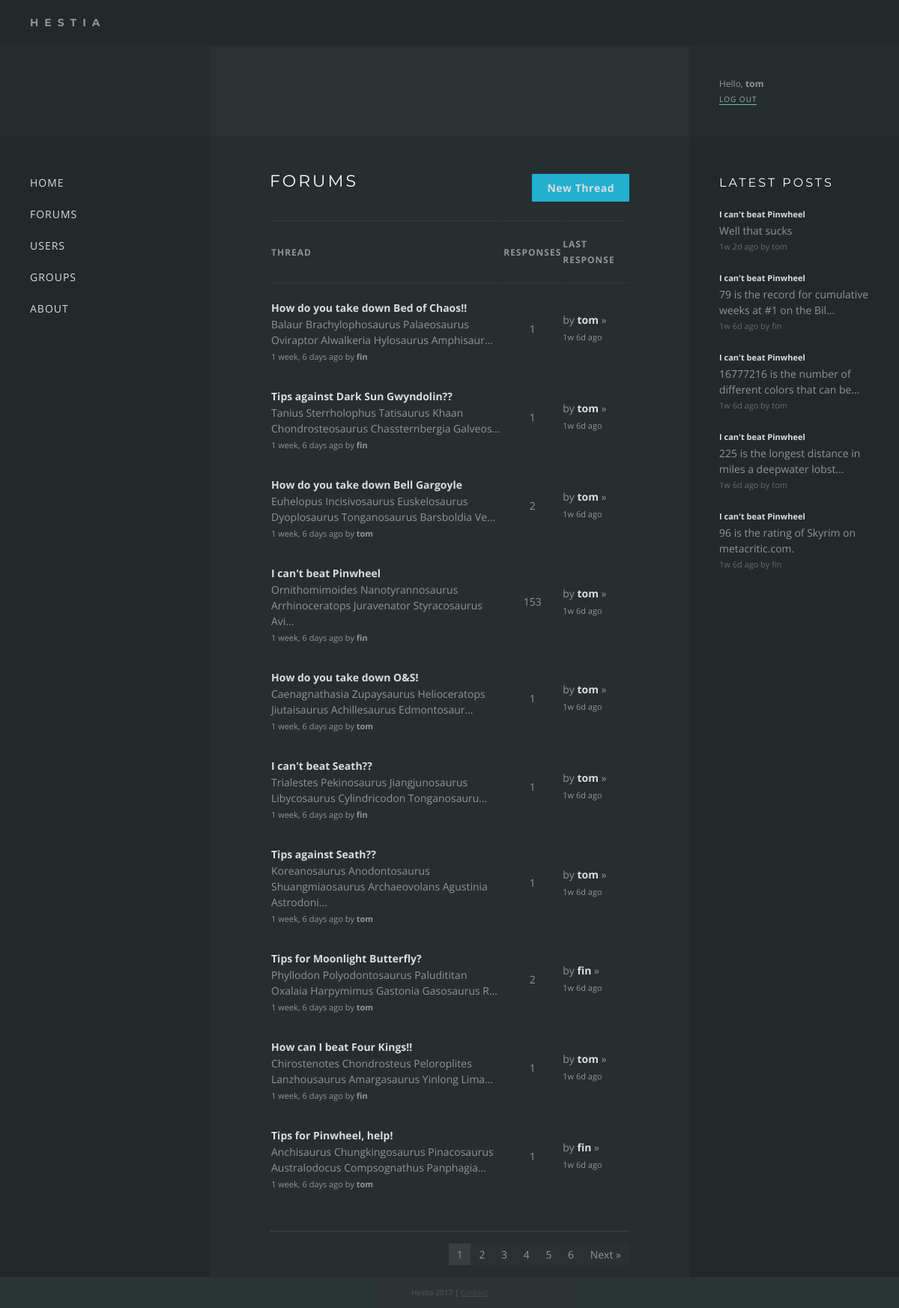
/forums/ (signed in), run on the app's committed database.
### forums/models.py (models this page shows, shortened)
class Response(models.Model):
    thread = models.ForeignKey(Thread, on_delete=models.CASCADE)
    poster = models.ForeignKey(settings.AUTH_USER_MODEL)
    message = models.CharField(max_length=200)
    posted = models.DateTimeField('date posted')

class Thread(models.Model):
    title = models.CharField(max_length=200)
    message = models.CharField(max_length=200)
    posted = models.DateTimeField('date posted')
    poster = models.ForeignKey(settings.AUTH_USER_MODEL, null=True)
    def was_posted_recently(self):
        now = timezone.now()
        return now - datetime.timedelta(days=1) <= self.posted <= now
    was_posted_recently.posted  = True
    was_posted_recently.boolean = True
    was_posted_recently.short_description = 'Published recently?'

### forums/views.py (the view)
def index(request):
    sql = '''
        SELECT t.*,
           r.num_responses,
           tu.username AS thread_poster,
           ru.username AS response_poster,
           CASE
               WHEN r.posted IS NULL THEN t.posted
               ELSE r.posted
           END AS last_touch
        FROM forums_thread t
        LEFT JOIN
          (SELECT r.*,
                  COUNT(*) AS num_responses
           FROM forums_response r
           GROUP BY thread_id
           ORDER BY posted DESC) r ON t.id = thread_id
        LEFT JOIN
          (SELECT username,
                  id
           FROM auth_user) tu ON tu.id = t.poster_id
        LEFT JOIN
          (SELECT username,
                  id
           FROM auth_user) ru ON ru.id = r.poster_id
        ORDER BY last_touch DESC'''
    with connection.cursor() as cursor:
        cursor.execute(sql)
        threads = dictfetchall(cursor)
    for thread in threads:
        try:
            thread['last_touch'] = datetime.strptime(thread['last_touch'], '%Y-%m-%d %H:%M:%S.%f')
        except ValueError:
            thread['last_touch'] = datetime.strptime(thread['last_touch'], '%Y-%m-%d %H:%M:%S')
    threads_all = threads
    paginator = Paginator(threads_all, 10)
    page = request.GET.get('page')
    try:
        threads = paginator.page(page)
    except PageNotAnInteger:
        threads = paginator.page(1)
    except EmptyPage:
        threads = paginator.page(paginator.num_pages)
    form = ResponseForm()
    page_numbers = range(1, paginator.num_pages + 1)
    return render(request, 'forums/index.html', {'threads':threads, 'page_numbers':page_numbers})

### forums/views.py (called while the page is built)
def dictfetchall(cursor):
    desc = cursor.description
    return [
        dict(zip([col[0] for col in desc], row))
        for row in cursor.fetchall()
    ]

### forums/templates/forums/index.html (shortened to what this page needs)
{% extends "base.html" %}
{% load timesinceshort %}
{% block content %}
    <h1>{% block title %}Forums{% endblock %}</h1>
    <a href="/forums/new" class="button button-primary new">New Thread</a>
    {% if threads %}
    <table class="threads">
        <thead>
            <tr>
                <td>Thread</td>
                <td>Responses</td>
                <td>Last Response</td>
            </tr>
        </thead>
        <tbody>
            {% for thread in threads %}
            <tr>
                <td class="thread">
                    <a href="/forums/{{ thread.id }}/">
                        <div class="title">{{ thread.title }}</div><br>
                        <div class="preview">{{ thread.message|striptags|truncatechars:80 }}</div><br>
                        <div class="posted">{{ thread.posted|timesince }} ago by <b>{{ thread.thread_poster }}</b></div><br>
                    </a>
                </td>
                <td class="responses"><a href="/forums/{{ thread.id }}/">{{ thread.num_responses|default:'-' }}</a></td>
                <td class="last-reply">
                    {% if thread.response_poster %}
                        <a href="/forums/{{ thread.id }}/#bottom">by <b>{{ thread.response_poster }}</b> &raquo;<br /><span class="text-small">{{ thread.last_touch|timesinceshort }} ago</span></a>
                    {% else %}
                        -
                    {% endif %}
                </td>
            </tr>
            {% endfor %}
        </tbody>
    </table>
    {% else %}
        <p>No threads</p>
    {% endif %}
    <div class="pagination">
        <span class="step-links">
            {% if threads.paginator.num_pages > 6 %}
                {% if threads.number < 3 %}
                    <a href="?page=1" class="{% if threads.number == 1 %}active{% endif %}">1</a>
                    <a href="?page=2" class="{% if threads.number == 2 %}active{% endif %}">2</a>
                    <a href="?page=3" class="{% if threads.number == 3 %}active{% endif %}">3</a>
                    <a href="">&hellip;</a>
                    <a href="?page={{ threads.paginator.num_pages }}">{{ threads.paginator.num_pages }}</a>
                {% else %}
                    {% if threads.number > threads.paginator.num_pages|add:"-2" %}
                        <a href="?page=1">1</a>
                        <a href="">&hellip;</a>
                        <a href="?page={{ threads.paginator.num_pages|add:"-2" }}" class="{% if threads.number == threads.paginator.num_pages|add:"-2" %}active{% endif %}">{{ threads.paginator.num_pages|add:"-2" }}</a>
                        <a href="?page={{ threads.paginator.num_pages|add:"-1" }}" class="{% if threads.number == threads.paginator.num_pages|add:"-1" %}active{% endif %}">{{ threads.paginator.num_pages|add:"-1" }}</a>
                        <a href="?page={{ threads.paginator.num_pages }}" class="{% if threads.number == threads.paginator.num_pages %}active{% endif %}">{{ threads.paginator.num_pages }}</a>
                    {% else %}
                        <a href="?page=1">1</a>
                        <a href="">&hellip;</a>
                        <a href="?page={{ threads.number|add:"-1" }}">{{ threads.number|add:"-1" }}</a>
                        <a href="?page={{ threads.number }}" class="active">{{ threads.number }}</a>
                        <a href="?page={{ threads.number|add:"1" }}">{{ threads.number|add:"1" }}</a>
                        <a href="">&hellip;</a>
                        <a href="?page={{ threads.paginator.num_pages }}">{{ threads.paginator.num_pages }}</a>
                    {% endif %}
                {% endif %}
            {% else %}
                {% if threads.paginator.num_pages > 1 %}
                    {% for page in page_numbers %}
                        <a href="?page={{ page }}" class="{% if page == threads.number %}active{% endif %}">{{ page }}</a>
                    {% endfor %}
                {% endif %}
            {% endif %}
            {% if threads.has_next %}
                <a href="?page={{ threads.next_page_number }}">Next &raquo;</a>
            {% endif %}
        </span>
    </div>
{% endblock %}

### templates/base.html (shortened to what this page needs)
{% load static %}
{% load timesinceshort %}
<!DOCTYPE html>
<html>
<head>
    <link rel="stylesheet" type="text/css" href="{% static 'forums/style.css' %}" />
</head>
<body>
<div class="wrapper">
    <div class="header"><div class="title">Hestia</div></div>
    <div class="hero">
        <div class="box sidebar">
        </div>
        <div class="box content">
        </div>
        <div class="box sidebar auth">
        {% if user.is_authenticated %}
            <div class="name">Hello, <a href="/users/profile/{{ user.username }}">{{ user.username }}</a></div>
            <a href="/users/logout">Log out</a>
        {% else %}
            <a href="/users/login">Log in</a> <span>or</span> <a href="/users/register">Register</a>
        {% endif %}
        </div>
    </div>
    <div class="main">
        <div class="box sidebar">
            <nav>
            <ul>
            <li><a href="/">Home</a></li>
            <li><a href="/forums">Forums</a></li>
            <li><a href="/users">Users</a></li>
            <li><a href="/groups">Groups</a></li>
            <li><a href="/about">About</a></li>
            </ul>
            </nav>
        </div>
        <div class="box content">
            {% block content %}{% endblock %}
        </div>
        <div class="box sidebar">
            <div class="recent-responses">
                <h2>Latest Posts</h2>
                {% for recent_response in request.recent_responses %}
                <div class="response">
                    <a href="/forums/{{ recent_response.thread.id }}?page=last#{{ recent_response.id }}">
                        <div class="text-small title"><b>{{ recent_response.thread.title }}</b></div><br>
                        {{ recent_response.message|striptags|truncatechars:55 }}
                        <div class="text-small posted">{{ recent_response.posted|timesinceshort }} ago by {{ recent_response.poster.username }}</div>
                    </a>
                </div>
                {% endfor %}
            </div>
        </div>
    </div>
    <div class="footer">Hestia 2017 | <a href="">Contact</a></div>
</div>
</body>
</html>

### forums/static/forums/style.css (style rules this page uses)
* { margin:0; padding:0; }
html, body { height: 100%; }
body { font-family: 'Open Sans', sans-serif; background: #2F3838; color: #909696; font-size: 14px; line-height: 1.5em; }
a { color: #909696; }
h1 { color: #FFF; font-family: 'Montserrat', sans-serif; font-size: 22px; text-transform: uppercase; letter-spacing: 3px; font-weight: normal; margin-bottom: 40px; }
h2 { color: #FFF; font-family: 'Montserrat', sans-serif; font-size: 16px; text-transform: uppercase; letter-spacing: 3px; font-weight: normal; margin-bottom: 20px; margin-top: 40px; }
li { list-style-type: none; line-height: 1.7em; }
.text-small { font-size: 11px; }
.wrapper { display: table; width: 100%; }
.header { font-family: 'Montserrat', sans-serif; display: table-row; height: 1px; background: #23282A; }
.header .title { padding: 20px; padding-left: 40px; text-transform: uppercase; letter-spacing: 8px; font-weight: bold; }
.main { height: 100%; min-height: 900px; display: table; width: 100%; background: #262E30; }
.main .sidebar { width: 200px; background: #22292B; }
.hero { height: 120px; display: table; width: 100%; background: #2B3133; }
.hero .sidebar { width: 200px; background: rgba(34, 41, 43, 0.5); }
.box { display: table-cell; padding: 40px; }
.content { padding: 40px 80px; }
nav li { font-size: 14px; list-style-type: none; line-height: 3em; text-transform: uppercase; letter-spacing: 1px; }
nav li a { text-decoration: none; color: #d9ddde; padding: 1px 0; }
.auth { vertical-align: bottom; font-size: 10px; }
.auth .name { font-size: 12px; }
.auth .name a { font-weight: bold; text-decoration: none; }
.auth > a { text-decoration: none; text-transform: uppercase; color: #d9ddde; border-bottom: 1px solid #8CFEE6; letter-spacing: 1px; opacity: 0.7; }
.pagination .step-links a { background: #2B3133; padding: 5px 11px; text-decoration: none; margin-left: -4px; }
.pagination .step-links a.active { background: rgba(144, 150, 150, 0.17) }
.button-primary { background: #22afd0; padding: 8px 20px; border: 0; color: #d9ddde; font-weight: bold; letter-spacing: 0.5px; margin-top: 20px; display: inline-block; margin: 20px 0; }
a.button { text-decoration: none; }
.recent-responses h2 { margin-top: 0; }
.recent-responses .response { margin-bottom: 20px; word-break: break-word; }
.recent-responses a { text-decoration: none; }
.recent-responses a .title { display: inline-block; border-bottom: 1px solid transparent; }
.recent-responses .posted { opacity: 0.6; }
.recent-responses .text-small b { color: #d9ddde; }
.button-primary.new { float: right; margin-top: -60px; }
table.threads { width: 100%; margin-top: 20px; }
table.threads td div { display: inline-block; }
td.last-reply { width: 120px; }
td.last-reply a, td.responses a { text-decoration: none; }
td.last-reply b { color: #d9ddde; }
td.last-reply a b { display: inline-block; border-bottom: 1px solid transparent; }
td.responses { text-align: center; }
table.threads thead td:nth-child(1) { width: 650px; }
table.threads thead td:nth-child(2) { text-align: center; }
table.threads thead td { text-transform: uppercase; font-size: 12px; font-weight: bold; letter-spacing: 1px; }
table.threads thead td { border-bottom: 1px solid rgba(144, 150, 150, 0.12); border-top: 1px solid rgba(144, 150, 150, 0.12); padding: 20px 0; }
table.threads thead { padding: 20px 0; }
table.threads td { padding: 10px 0; }
table.threads td:first-child { padding-top: 20px; }
table.threads .title { color: #d9ddde; font-weight: bold; border-bottom: 1px solid transparent; }
table.threads .posted { font-size: 11px; }
.pagination { border-top: 1px solid rgb(58, 71, 74); padding-top: 20px; text-align: right; margin-top: 40px; margin-bottom: -20px; }
.footer { display: table; height: 1px; background: #22292B; color: #444; width: 100%; text-align: center; color: #d9ddde; opacity: 0.2; font-size: 10px; padding: 10px 0; }

### data on the page
Response: thread "I can't beat Pinwheel", message "Well that sucks", posted "1w 2d", poster.username "tom"
Response: thread "I can't beat Pinwheel", message "79 is the record for cumulative weeks at #1 on the Bil…", posted "1w 6d", poster.username "fin"
Response: thread "I can't beat Pinwheel", message "16777216 is the number of different colors that can be…", posted "1w 6d", poster.username "tom"
Response: thread "I can't beat Pinwheel", message "225 is the longest distance in miles a deepwater lobst…", posted "1w 6d", poster.username "tom"
Response: thread "I can't beat Pinwheel", message "96 is the rating of Skyrim on metacritic.com.", posted "1w 6d", poster.username "fin"

### other printed values
{{ user.username }} "tom"
{{ thread.title }} "How do you take down Bed of Chaos!!" "Tips against Dark Sun Gwyndolin??"
{{ thread.message|striptags|truncatechars:80 }} "Balaur Brachylophosaurus Palaeosaurus Oviraptor Alwalkeria Hylosaurus Amphisaur…" "Tanius Sterrholophus Tatisaurus Khaan Chondrosteosaurus Chassternbergia Galveos…"
{{ thread.posted|timesince }} "1 week, 6 days" "1 week, 6 days"
{{ thread.thread_poster }} "fin" "fin"
{{ thread.num_responses|default:'-' }} "1" "1"
{{ thread.response_poster }} "tom" "tom"
{{ thread.last_touch|timesinceshort }} "1w 6d" "1w 6d"
{{ thread.title }} "How do you take down Bell Gargoyle" "I can't beat Pinwheel"
{{ thread.message|striptags|truncatechars:80 }} "Euhelopus Incisivosaurus Euskelosaurus Dyoplosaurus Tonganosaurus Barsboldia Ve…" "Ornithomimoides Nanotyrannosaurus Arrhinoceratops Juravenator Styracosaurus Avi…"
{{ thread.thread_poster }} "tom" "fin"
{{ thread.num_responses|default:'-' }} "2" "153"
{{ thread.title }} "How do you take down O&S!" "I can't beat Seath??"
{{ thread.message|striptags|truncatechars:80 }} "Caenagnathasia Zupaysaurus Helioceratops Jiutaisaurus Achillesaurus Edmontosaur…" "Trialestes Pekinosaurus Jiangjunosaurus Libycosaurus Cylindricodon Tonganosauru…"
{{ thread.title }} "Tips against Seath??" "Tips for Moonlight Butterfly?" "How can I beat Four Kings!!" "Tips for Pinwheel, help!"
